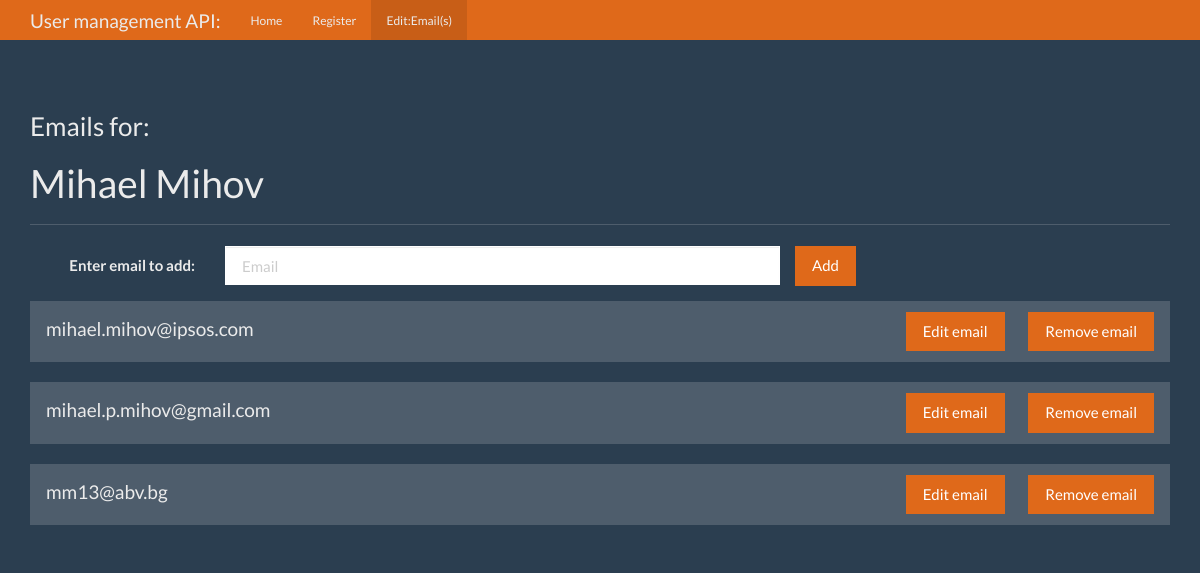
The app's page /emailcontrol/1 with its own data.
### app.py (models this page shows)
class Users(db.Model):
    id = db.Column(db.Integer, primary_key=True, nullable=False)
    username = db.Column(db.String(80), unique=True, nullable=False)
    firstname = db.Column(db.String(80), nullable=False)
    lastname = db.Column(db.String(80), nullable=False)
    emails = db.relationship('Emaildb', backref='users', lazy='dynamic')
    def __repr__(self):
        return '<User %r>' % self.username

class Emaildb(db.Model):
    id = db.Column(db.Integer, primary_key=True)
    email = db.Column(db.String(120), nullable=False)
    user_id = db.Column(db.Integer, db.ForeignKey('users.id'))

### app.py (the view, shortened to what this page needs)
@app.route('/emailcontrol/<user_id>/<delete_email>', methods=['GET', 'POST'])
@app.route('/emailcontrol/<user_id>', methods=['GET', 'POST'], defaults={'delete_email': ''})
def emailcontrol(user_id,delete_email):
    user=Users.query.filter(Users.id == user_id).first()
    if request.method == 'GET':
        return render_template('emailcontrol.html', user=user)

### templates/emailcontrol.html (shortened to what this page needs)
{% extends "base.html" %}
  {% block body %}
    <nav class="navbar navbar-inverse navbar-fixed-top">
      <div class="container">
        <div class="navbar-header">
          <a class="navbar-brand" href="{{ url_for('index') }}">User management API:</a>
        </div>
        <div id="navbar" class="navbar-nav mr-auto">
          <ul class="nav navbar-nav">
            <li><a href="{{ url_for('index') }}">Home</a></li>
            <li><a href="{{ url_for('register') }}">Register</a></li>
            <li class="active"><a>Edit:Email(s)</a></li>
          </ul>
        </div>
      </div>
    </nav>
    <div class="container theme-showcase" role="main">
      <div class="page-header">
        <h3>Emails for:</h3><h1>{{user.firstname}} {{user.lastname}}</h1>
      </div>
      <form class="form-horizontal" method="POST" action="{{ url_for('emailcontrol', user=user, user_id=user.id) }}">
        <fieldset>
          <div class="form-group">
            <label for="find_user" class="col-lg-2 control-label" style="font-size: 1em;">Enter email to add:</label>
            <div>
              <div class="col-lg-6" style="float: left;"><input type="text" class="form-control" name="email" placeholder="Email"></div>
              <div><button type="submit" class="btn btn-primary">Add</button></div>
            </div>
          </div>
        </fieldset>
      </form>
      {% for email in user.emails.all() %}
      <div class="row">
        <div class="col-lg-12">
          <div class="list-group">
            <div class="list-group-item">
              <table style="width: 100%;">
                <tr>
                  <td style="width: 45%;">
                    <h4 class="list-group-item-heading">{{ email.email }}</h4>
                  </td>
                  <td style="width: 13%;">
                    <a href="{{ url_for('editemail', user_id=user.id, edit_email=email.id) }}"  class="btn btn-primary">Edit email</a>
                    <a href="{{ url_for('emailcontrol', user_id=user.id, delete_email=email.email) }}"  class="btn btn-primary" style="float: right;">Remove email</a>
                  </td>
                </tr>
              </table>
            </div>
          </div>
        </div>
      </div>
      {% endfor %}
    </div>
  {% endblock %}

### static/theme.css (style rules this page uses)
body { padding-top: 70px; padding-bottom: 30px; }

### records on screen
Users: firstname "Mihael", lastname "Mihov"
Emaildb: email "mihael.mihov@ipsos.com"
Emaildb: email "mihael.p.mihov@gmail.com"
Emaildb: email "mm13@abv.bg"
